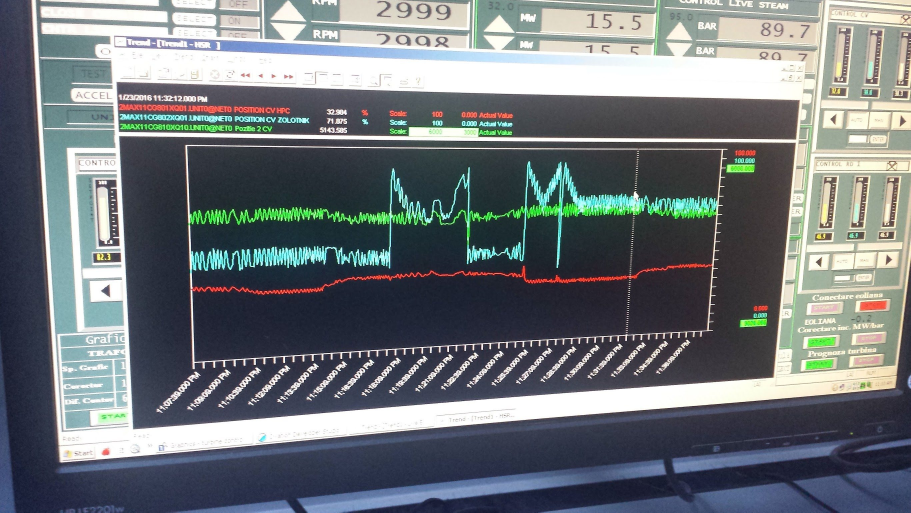
#> input picture images/projects/ovation-turbine-trend.jpg, 2732 x 1537 px (shown at 1/3 size)
$ python redact_project_screenshots.py
#> lines starting #> are read from the running program, lines starting #| are printed output that depends on the picture
#!/usr/bin/env python3
"""Redact plant-identifying text from project screenshots. Keeps originals untouched."""

from pathlib import Path

from PIL import Image, ImageDraw

PROJECTS = Path(__file__).resolve().parent.parent / "images" / "projects"


def redact_ovation(src: Path, dst: Path) -> None:
    im = Image.open(src).convert("RGB")
#> im is the input picture: PIL image 2732x1537 RGB; mean R, G, B 111.4, 118.1, 122.1
    draw = ImageDraw.Draw(im)
    # Legend tag names (2MAX11CG…) — leave numeric values and curves visible
    boxes = [
        (165, 226, 900, 251),
        (165, 252, 930, 277),
        (165, 278, 820, 303),
    ]
    for box in boxes:
        draw.rectangle(box, fill=(0, 0, 0))
    im.save(dst, "JPEG", quality=82, progressive=True)
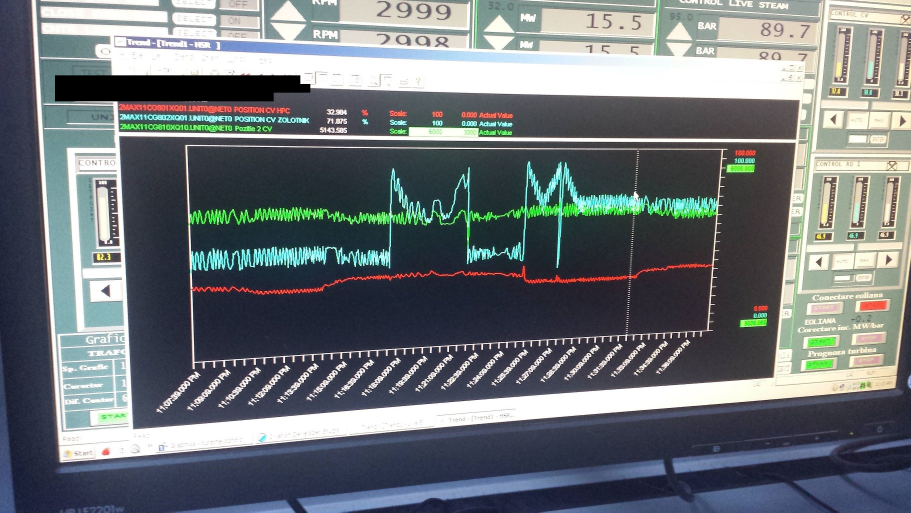
#> saved as ovation-turbine-trend-redacted.jpg: PIL image 2732x1537 RGB (shown at 1/3 size); mean R, G, B 109.2, 115.9, 119.8


def redact_substation(src: Path, dst: Path) -> None:
    im = Image.open(src).convert("RGB")
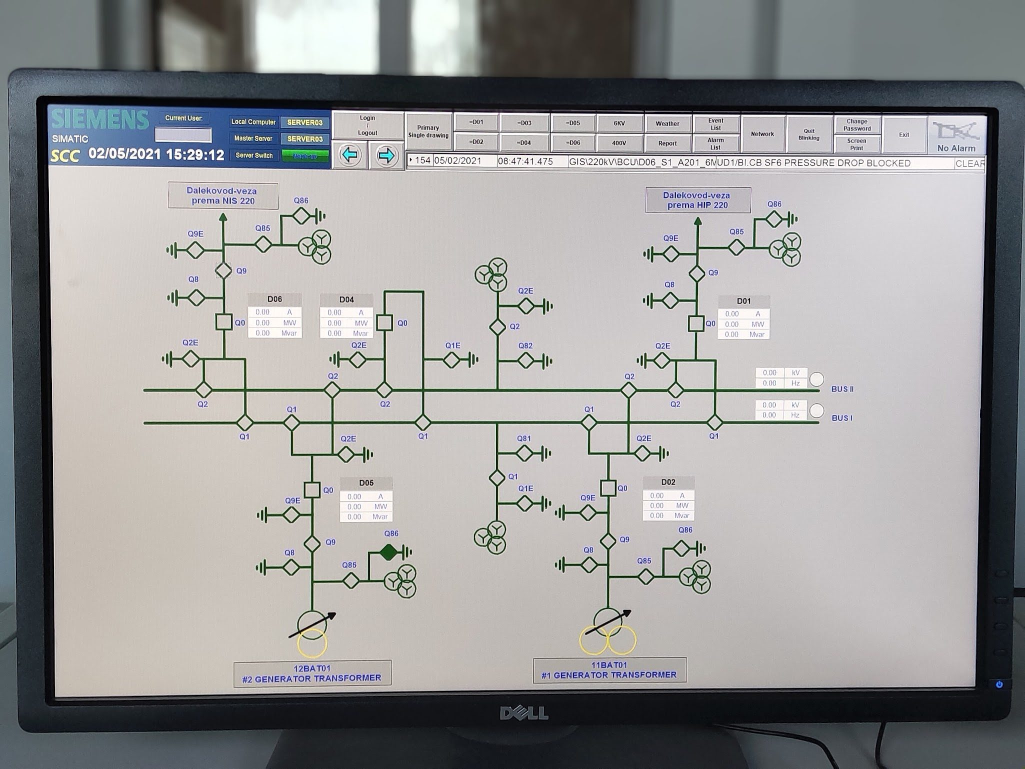
#> input picture images/projects/substation-220kv-scada.jpg, 2049 x 1537 px (shown at 1/2 size)
#> im is the input picture: PIL image 2049x1537 RGB; mean R, G, B 153.2, 153.1, 153.1
    draw = ImageDraw.Draw(im)
    w, h = im.size
#> w = 2049; h = 1537
    boxes = [
        # Blue line-name labels on single-line diagram
        (int(w * 0.15), int(h * 0.22), int(w * 0.30), int(h * 0.275)),
        (int(w * 0.62), int(h * 0.22), int(w * 0.76), int(h * 0.275)),
        # Alarm text line in header bar (bay identifier)
        (int(w * 0.38), int(h * 0.195), int(w * 0.96), int(h * 0.235)),
    ]
    for box in boxes:
        draw.rectangle(box, fill=(192, 192, 192))
    im.save(dst, "JPEG", quality=82, progressive=True)
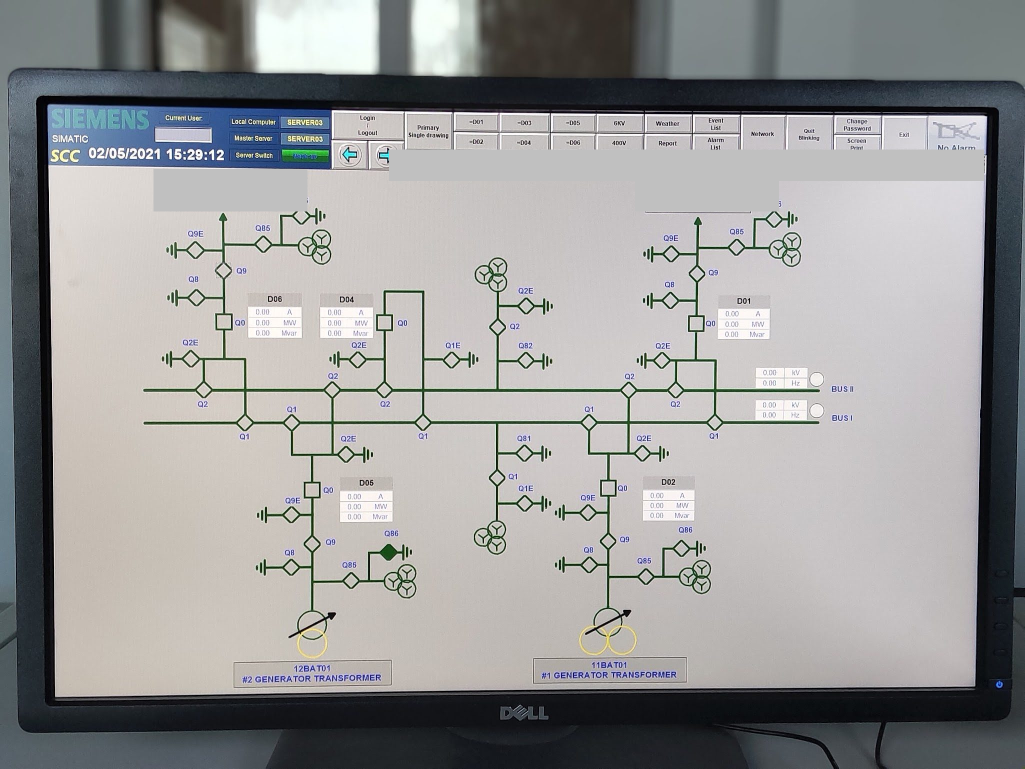
#> saved as substation-220kv-scada-redacted.jpg: PIL image 2049x1537 RGB (shown at 1/2 size); mean R, G, B 153, 153, 152.8


def main() -> None:
    redact_ovation(
        PROJECTS / "ovation-turbine-trend.jpg",
        PROJECTS / "ovation-turbine-trend-redacted.jpg",
    )
    redact_substation(
        PROJECTS / "substation-220kv-scada.jpg",
        PROJECTS / "substation-220kv-scada-redacted.jpg",
    )
    print("Wrote redacted copies (originals unchanged)")


if __name__ == "__main__":
    main()
